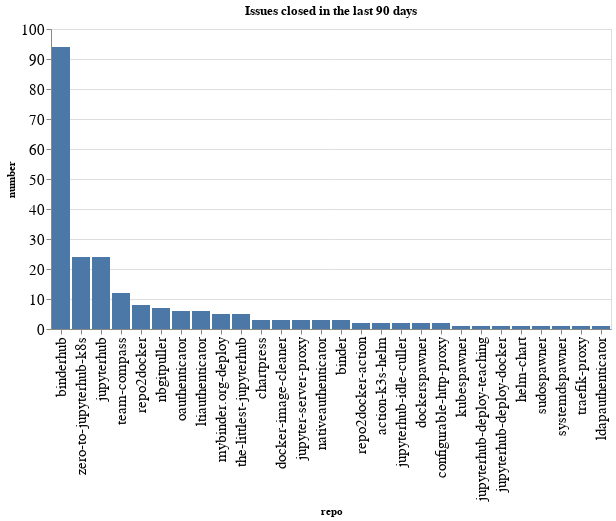

Notebook source saved alongside this figure:
### Code cell
closed_counts = closed.groupby(['org', 'repo']).count()['number'].reset_index()
closed_counts['org/repo'] = closed_counts.apply(lambda a: a['org'] + '/' + a['repo'], axis=1)
sorted_vals = closed_counts.sort_values(['number'], ascending=False)['repo'].values
alt.Chart(data=closed_counts, title=f"Issues closed in the last {n_days} days").mark_bar().encode(
    x=alt.X('repo', sort=alt.Sort(sorted_vals.tolist())),
    y='number',
)

### Figure 1 — Vega-Lite specification as saved in the notebook (floating-point values rounded to 4 significant figures)
{"config": {"axisLeft": {"labelFontSize": 15}, "axisBottom": {"labelFontSize": 15}}, "data": {"name": "data-65ec7634123ed13c0576bd5c0e199c91"}, "mark": "bar", "encoding": {"x": {"type": "nominal", "field": "repo", "sort": ["binderhub", "zero-to-jupyterhub-k8s", "jupyterhub", "team-compass", "repo2docker", "nbgitpuller", "oauthenticator", "ltiauthenticator", "mybinder.org-deploy", "the-littlest-jupyterhub", "chartpress", "docker-image-cleaner", "jupyter-server-proxy", "nativeauthenticator", "binder", "repo2docker-action", "action-k3s-helm", "jupyterhub-idle-culler", "dockerspawner", "configurable-http-proxy", "kubespawner", "jupyterhub-deploy-teaching", "jupyterhub-deploy-docker", "helm-chart", "sudospawner", "systemdspawner", "traefik-proxy", "ldapauthenticator"]}, "y": {"type": "quantitative", "field": "number"}}, "title": "Issues closed in the last 90 days", "$schema": "https://vega.github.io/schema/vega-lite/v4.8.1.json", "datasets": {"data-65ec7634123ed13c0576bd5c0e199c91": [{"org": "jupyterhub", "repo": "action-k3s-helm", "number": 2, "org/repo": "jupyterhub/action-k3s-helm"}, {"org": "jupyterhub", "repo": "binder", "number": 3, "org/repo": "jupyterhub/binder"}, {"org": "jupyterhub", "repo": "binderhub", "number": 94, "org/repo": "jupyterhub/binderhub"}, {"org": "jupyterhub", "repo": "chartpress", "number": 3, "org/repo": "jupyterhub/chartpress"}, {"org": "jupyterhub", "repo": "configurable-http-proxy", "number": 2, "org/repo": "jupyterhub/configurable-http-proxy"}, {"org": "jupyterhub", "repo": "docker-image-cleaner", "number": 3, "org/repo": "jupyterhub/docker-image-cleaner"}, {"org": "jupyterhub", "repo": "dockerspawner", "number": 2, "org/repo": "jupyterhub/dockerspawner"}, {"org": "jupyterhub", "repo": "helm-chart", "number": 1, "org/repo": "jupyterhub/helm-chart"}, {"org": "jupyterhub", "repo": "jupyter-server-proxy", "number": 3, "org/repo": "jupyterhub/jupyter-server-proxy"}, {"org": "jupyterhub", "repo": "jupyterhub", "number": 24, "org/repo": "jupyterhub/jupyterhub"}, {"org": "jupyterhub", "repo": "jupyterhub-deploy-docker", "number": 1, "org/repo": "jupyterhub/jupyterhub-deploy-docker"}, {"org": "jupyterhub", "repo": "jupyterhub-deploy-teaching", "number": 1, "org/repo": "jupyterhub/jupyterhub-deploy-teaching"}, {"org": "jupyterhub", "repo": "jupyterhub-idle-culler", "number": 2, "org/repo": "jupyterhub/jupyterhub-idle-culler"}, {"org": "jupyterhub", "repo": "kubespawner", "number": 1, "org/repo": "jupyterhub/kubespawner"}, {"org": "jupyterhub", "repo": "ldapauthenticator", "number": 1, "org/repo": "jupyterhub/ldapauthenticator"}, {"org": "jupyterhub", "repo": "ltiauthenticator", "number": 6, "org/repo": "jupyterhub/ltiauthenticator"}, {"org": "jupyterhub", "repo": "mybinder.org-deploy", "number": 5, "org/repo": "jupyterhub/mybinder.org-deploy"}, {"org": "jupyterhub", "repo": "nativeauthenticator", "number": 3, "org/repo": "jupyterhub/nativeauthenticator"}, {"org": "jupyterhub", "repo": "nbgitpuller", "number": 7, "org/repo": "jupyterhub/nbgitpuller"}, {"org": "jupyterhub", "repo": "oauthenticator", "number": 6, "org/repo": "jupyterhub/oauthenticator"}, {"org": "jupyterhub", "repo": "repo2docker", "number": 8, "org/repo": "jupyterhub/repo2docker"}, {"org": "jupyterhub", "repo": "repo2docker-action", "number": 2, "org/repo": "jupyterhub/repo2docker-action"}, {"org": "jupyterhub", "repo": "sudospawner", "number": 1, "org/repo": "jupyterhub/sudospawner"}, {"org": "jupyterhub", "repo": "systemdspawner", "number": 1, "org/repo": "jupyterhub/systemdspawner"}, {"org": "jupyterhub", "repo": "team-compass", "number": 12, "org/repo": "jupyterhub/team-compass"}, {"org": "jupyterhub", "repo": "the-littlest-jupyterhub", "number": 5, "org/repo": "jupyterhub/the-littlest-jupyterhub"}, {"org": "jupyterhub", "repo": "traefik-proxy", "number": 1, "org/repo": "jupyterhub/traefik-proxy"}, {"org": "jupyterhub", "repo": "zero-to-jupyterhub-k8s", "number": 24, "org/repo": "jupyterhub/zero-to-jupyterhub-k8s"}]}}
